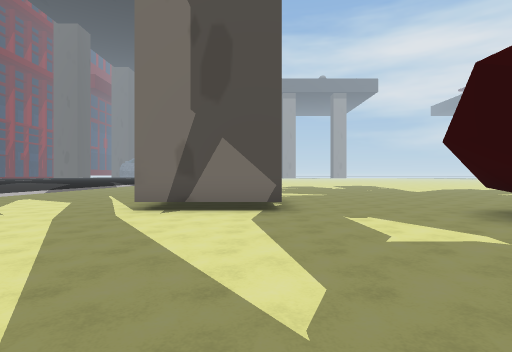
[1] (above)

16 first-person views from a walk through a Unity game level. The camera is 1.4 m above the floor, looks level and sees 80° across. The floor is counted in squares, 2 m on a side. Each view is taken from the middle of a square. On the plan, view 1 faces up. The plan holds only what a view shows up to about 10 squares ahead; the rest is blank. The place goes on beyond the plan. Some surface patterns are stand-ins.

[2]
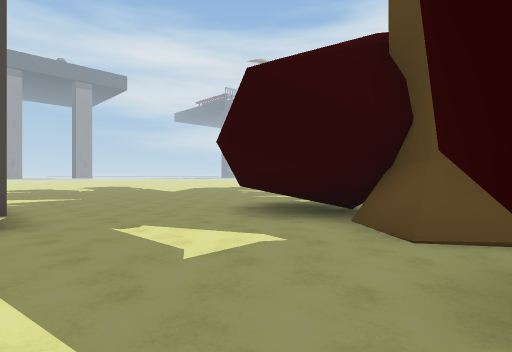

[3]
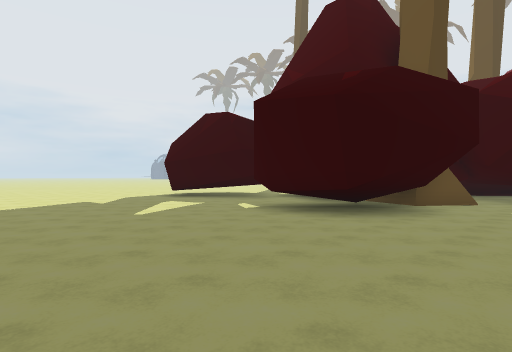

[4]
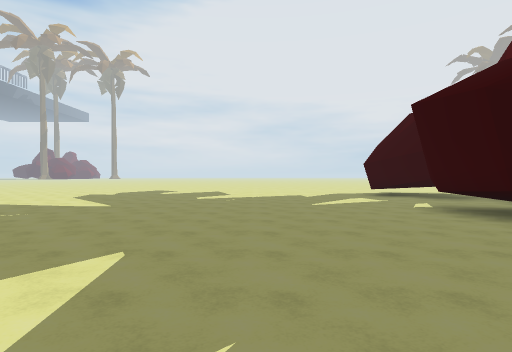

[5]
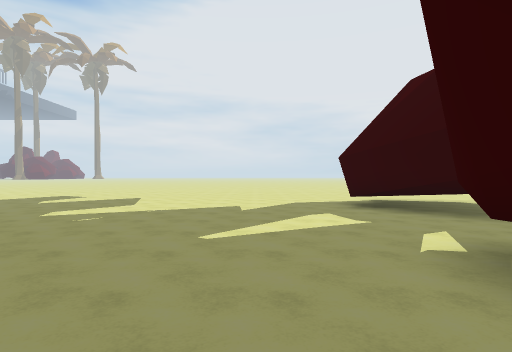

[6]
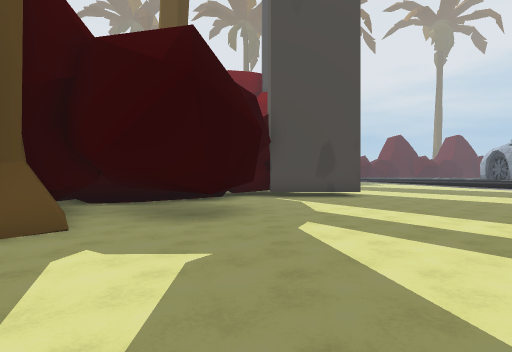

[7]
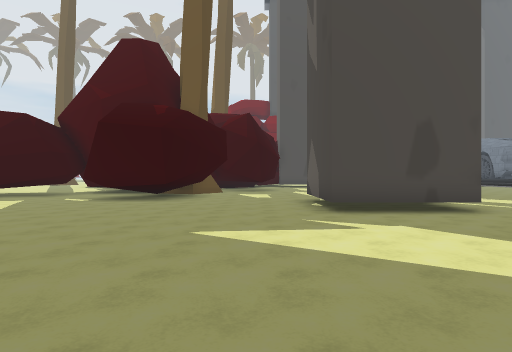

[8]
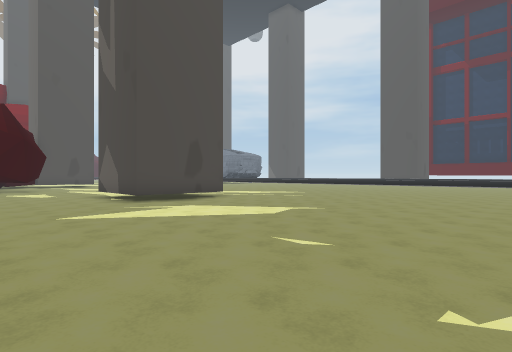

[9]
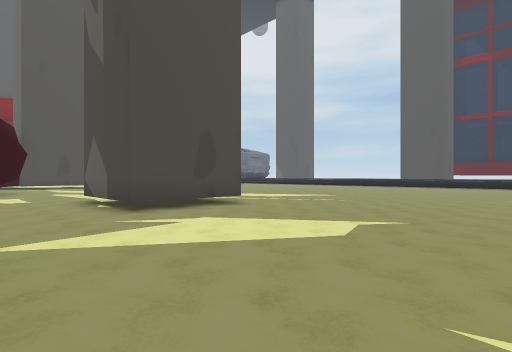

[10]
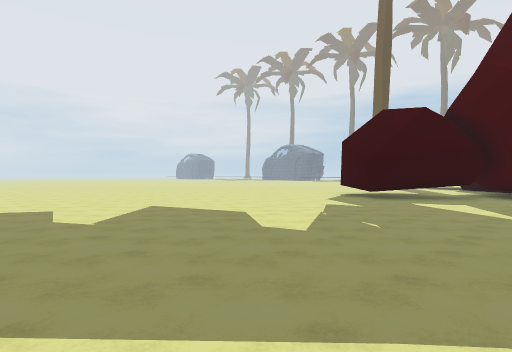

[11]
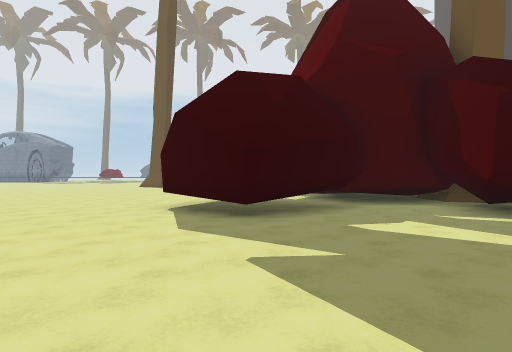

[12]
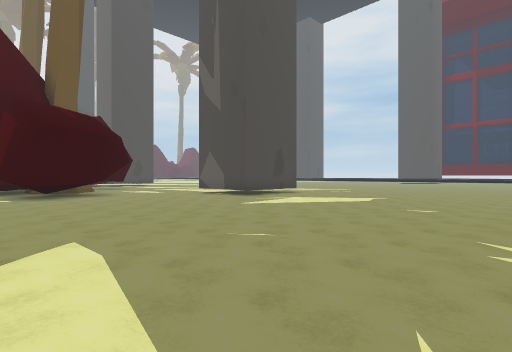

[13]
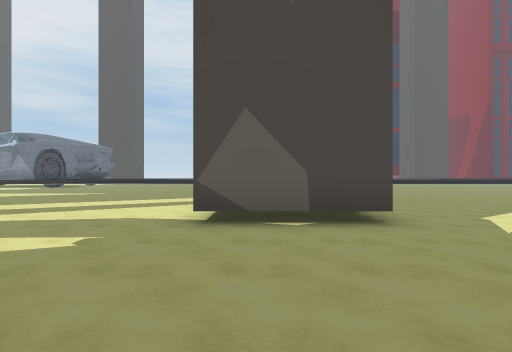

[14]
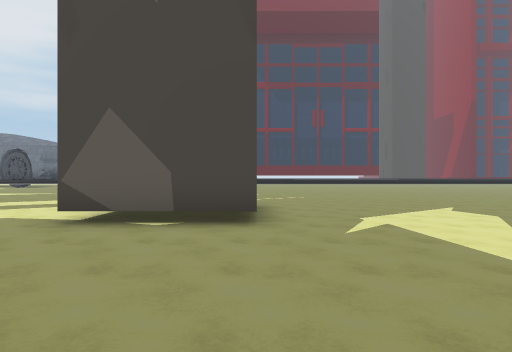

[15]
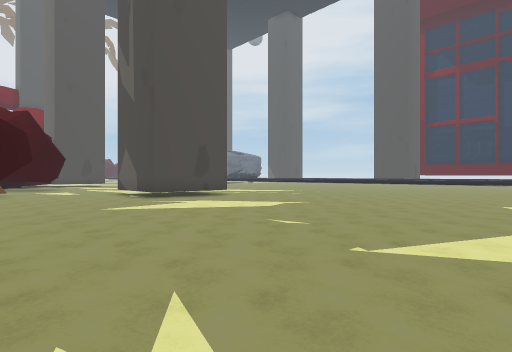

[16]
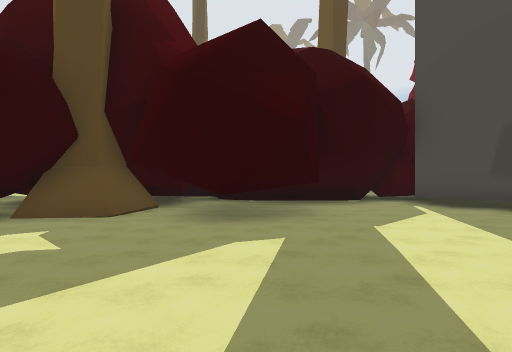

### Floor plan
Key: @ floor where view 1 was taken; # wall or solid block; . floor.
Columns run from 3 left of view 1 to 13 right of it. Each row starts with its distance up from view 1.
 18    ......
 17 #.............
 16 #.............
 15 #................
 14 #................
 13 #................
 12 #................
 11 #................
 10 #................
  9 ####.............
  8    #.............
  7    #.............
  6 ####....###......
  5 #......####..###.
  4 #......###..## ##
  3 #......######
  2 #......###
  1 #....####
  0 #..@.####
 -1 #....#####
 -2 #....####
 -3 #....##
 -4 ####.#
 -5    ###

Positions as (right, up) in squares from view 1, and headings:
1: (0, 0), facing up
2: (0, 1), facing up-right
3: (2, 11), facing down-right
4: (0, 10), facing right
5: (4, 8), facing right
6: (1, 6), facing down
7: (2, 15), facing down
8: (4, 17), facing down-left
9: (3, 15), facing down-left
10: (7, 15), facing down-right
11: (11, 11), facing down
12: (8, 17), facing down-left
13: (5, 7), facing left
14: (5, 9), facing left
15: (5, 18), facing down-left
16: (-2, 4), facing down-right
